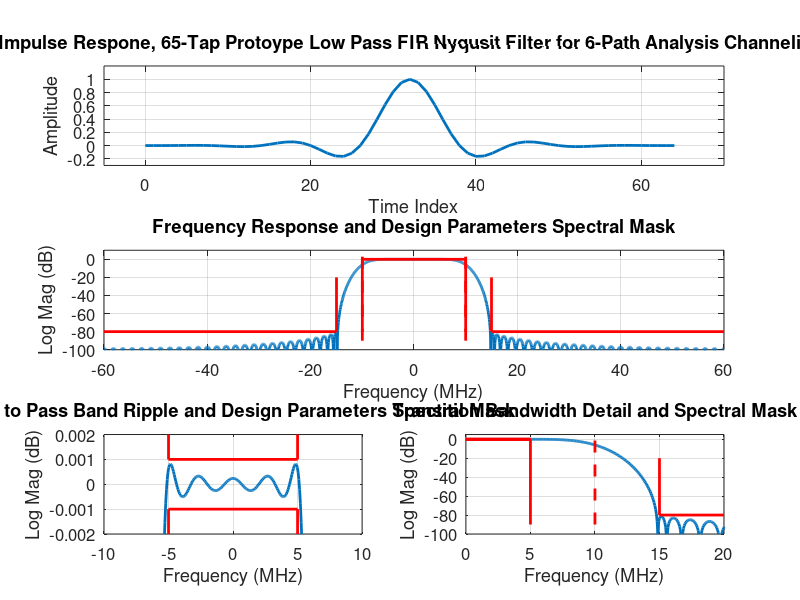

Reproduce this figure in MATLAB. (Note: this script raises an error after producing the figure.)
% six path filter, 80 dB dynamic range
% 6-dB BW = +/-10 kHz, < channel spacing 20 kHz, fs = 120 kHz 
% 100 dB BW = +/-15 kHz, df=10 kHZ
N=1.4*(120/10)*(80/22); % N = 61... select 65 

phi=2*pi*(-32:32)*10/120;
h0=sin(phi)./phi;
h0(33)=1;
h0=h0.*kaiser(65,8)';
%h0=round((2^15)*(h0))/(2^15);
%h0=6*remez(64,[0 5 10 10 15 60]/60,[1 1 0.500 0.500 0 0],[1 1 1]);
%h0=6*remez(64,[0 5 15 60]/60,[1 1 0 0],[1 1]);

figure(1)
subplot(3,1,1)
plot(0:64,h0,'linewidth',2)
grid on
axis([-5 70 -0.3 1.2])
set(gca,'fontsize',12)
title('Impulse Respone, 65-Tap Protoype Low Pass FIR Nyqusit Filter for 6-Path Analysis Channelizer')
xlabel('Time Index')
ylabel('Amplitude')

subplot(3,1,2)
f_h0=fftshift(20*log10(abs(fft(h0*20/120,2000))));
plot((-0.5:1/2000:0.5-1/2000)*120,f_h0,'linewidth',2)
hold on
plot([-60 -15 -15],[-80 -80 -20],'r','linewidth',2)
plot([+60 +15 +15],[-80 -80 -20],'r','linewidth',2)
plot([-10 -10 +10 +10],[-80 0 0 -80],'r','linewidth',2)
plot([-10 -10],[-90 10],'--r','linewidth',2)
plot([+10 +10],[-90 10],'--r','linewidth',2)
hold off
grid on
axis([-60 60 -100 10])
set(gca,'fontsize',12)
title('Frequency Response and Design Parameters Spectral Mask')
xlabel('Frequency (MHz)')
ylabel('Log Mag (dB)')

subplot(3,2,5)
plot((-0.5:1/2000:0.5-1/2000)*120,f_h0,'linewidth',2)
hold on
plot([-5 -5 +5 +5],[-0.002 -0.001 -0.001 -0.002],'r','linewidth',2)
plot([-5 -5 +5 +5],[+0.002 +0.001 +0.001 +0.002],'r','linewidth',2)
hold off
grid on
axis([-10 10 -0.002 0.002])
set(gca,'fontsize',12)
title('Zoom to Pass Band Ripple and Design Parameters Spectral Mask')
xlabel('Frequency (MHz)')
ylabel('Log Mag (dB)')

subplot(3,2,6)
plot((-0.5:1/2000:0.5-1/2000)*120,f_h0,'linewidth',2)
hold on
plot([0 +5 +5],[-0.1 -0.1 -0.2],'r','linewidth',2)
plot([0 +5 +5],[+0.1 +0.1 +0.2],'r','linewidth',2)
plot([+20 +15 +15],[-80 -80 -20],'r','linewidth',2)
plot([0 +5 +5],[0 0 -90],'r','linewidth',2)
plot([+10 +10],[-90 5],'--r','linewidth',2)
hold off
grid on
axis([0 20 -100 5])
set(gca,'fontsize',12)
title('Transition Bandwidth Detail and Spectral Mask')
xlabel('Frequency (MHz)')
ylabel('Log Mag (dB)')

aa=0;
g0=remez(64,[0 15-aa 25+aa 60]/60,{'myfrf',[1 1 0 0]},[2 1]);
%g0=remez(64,[0 15-aa 25+aa 60]/60,{'myfrf',[1 1 0 0]},[1 1]);
%g0=round((2^17)*(g0))/(2^17);

figure(2)
subplot(3,1,1)
plot(0:64,g0/max(g0),'linewidth',2)
grid on
axis([-5 70 -0.3 1.2])
set(gca,'fontsize',12)
title('Impulse Respone, 65-Tap Protoype Low Pass Remez FIR Filter for 6-Path Synthesis Channelizer')
xlabel('Time Index')
ylabel('Amplitude')

subplot(3,1,2)
f_g0=fftshift(20*log10(abs(fft(g0,2000))));
plot((-0.5:1/2000:0.5-1/2000)*120,f_g0,'linewidth',2)
hold on
plot([-60 -25 -25],[-80 -80 -20],'r','linewidth',2)
plot([+60 +25 +25],[-80 -80 -20],'r','linewidth',2)
plot([-15 -15 +15 +15],[-80 0 0 -80],'r','linewidth',2)
plot([-20 -20],[-90 10],'--r','linewidth',2)
plot([+20 +20],[-90 10],'--r','linewidth',2)
hold off
grid on
axis([-60 60 -100 10])
set(gca,'fontsize',12)
title('Frequency Response and Design Parameters Spectral Mask')
xlabel('Frequency (MHz)')
ylabel('Log Mag (dB)')

subplot(3,2,5)
plot((-0.5:1/2000:0.5-1/2000)*120,f_g0,'linewidth',2)
hold on
plot([-15 -15 +15 +15],[-0.002 -0.001 -0.001 -0.002],'r','linewidth',2)
plot([-15 -15 +15 +15],[+0.002 +0.001 +0.001 +0.002],'r','linewidth',2)
hold off
grid on
axis([-20 20 -0.002 0.002])
set(gca,'fontsize',12)
title('Zoom to Pass Band Ripple and Design Parameters Spectral Mask')
xlabel('Frequency (MHz)')
ylabel('Log Mag (dB)')

subplot(3,2,6)
plot((-0.5:1/2000:0.5-1/2000)*120,f_g0,'linewidth',2)
hold on
plot([10 +15 +15],[-0.1 -0.1 -0.2],'r','linewidth',2)
plot([10 +15 +15],[+0.1 +0.1 +0.2],'r','linewidth',2)
plot([+30 +25 +25],[-80 -80 -20],'r','linewidth',2)
plot([10 +15 +15],[0 0 -90],'r','linewidth',2)
plot([+20 +20],[-90 5],'--r','linewidth',2)
hold off
grid on
axis([10 30 -100 5])
set(gca,'fontsize',12)
title('Transition Bandwidth Detail and Spectral Mask')
xlabel('Frequency (MHz)')
ylabel('Log Mag (dB)')

%%%%%%%%%%%%%%%%%%%%% 3-to-1 Down sample
hh0=reshape([0 h0],6,11);
gg0=reshape([0 g0],6,11);

reg1=zeros(6,22);
reg2=zeros(6,22);
v0=zeros(1,6)';
v1=zeros(1,6)';
v2=zeros(1,6)';
u3=zeros(1,6)';
flg1=0;
flg2=0;

m1=1;
m2=0;

x0=zeros(1,200);
x0(3)=1;
x1=zeros(6,33);
x2=zeros(1,200);

for n=1:3:200-3
    v0(1:3)=fliplr(x0(n:n+2)).';
    v0(4:6)=v0(1:3);
    
    reg1=[v0 reg1(:,1:21)];
    for k=1:3
        v1(k)=reg1(k,1:2:22)*hh0(k,:)';
        v1(k+3)=reg1(k+3,2:2:22)*hh0(k+3,:)';
    end
    
    if flg1==0
        flg1=1;
    else
        flg1=0;
        v1=[v1(4:6);v1(1:3)];
    end
    
    v2=6*ifft(v1);
    x1(:,m1)=v2;
    m1=m1+1;   %finished analysis filter, 6-Impulse responses in x1
    
    u3=3*ifft(v2);  % start synthesis filter
    if flg2==0
        flg2=1;
    else
        flg2=0;
        u3=[u3(4:6);u3(1:3)];
    end
    
    reg2=[u3 reg2(:,1:21)];
    
    for k=1:3
        p1=reg2(k,1:2:22)*gg0(k,:)';
        p2=reg2(k+3,2:2:22)*gg0(k+3,:)';
        x2(m2+k)=(p1+p2);
    end
    m2=m2+3;
end

figure(3)

for k=1:6
subplot(2,3,k)
plot(0:22,real(x1(k,1:23)),'linewidth',2)
hold on
plot(0:22,imag(x1(k,1:23)),'r','linewidth',2)
hold off
grid on
axis([0 22 -0.3 1.2])
set(gca,'fontsize',12)
title(['Impulse Response, Chan(',num2str(k-1),')'],'fontsize',14)
xlabel('Time Index','fontsize',14)
ylabel('Amplitude','fontsize',14)
end


figure(4)

for k=1:6
subplot(2,3,k)
plot((-0.5:1/128:0.5-1/128)*40,fftshift(20*log10(abs(fft(x1(k,1:23)/2,128)))),'linewidth',2)
grid on
axis([-20 22 -100 10])
set(gca,'fontsize',12)
title(['Frequency Response, Chan(',num2str(k-1),')'],'fontsize',14)
xlabel('Frequency (kHz)','fontsize',14)
ylabel('Log Magnitude (dB)','fontsize',14)
end

figure(6)
subplot(3,1,1)
plot(0:130,x2(1:131),'linewidth',2)
grid on
axis([0 130 -0.1 1.2])
set(gca,'fontsize',12)
title('Impulse Response, Cascade 6-Path Analysis and 6-path Synthesis Channelizers','fontsize',14)
xlabel('Time Index','fontsize',14)
ylabel('Amplitude','fontsize',14)

subplot(3,1,2)
plot(0:130,x2(1:131),'linewidth',2)
grid on
axis([0 130 -0.00001 0.00002])
set(gca,'fontsize',12)
title('Zoom To Impulse Response Low Level Artifacts','fontsize',14)
xlabel('Time Index','fontsize',14)
ylabel('Amplitude','fontsize',14)

subplot(3,1,3)
plot((-0.5:1/2048:0.5-1/2048)*120,fftshift(20*log10(abs(fft(x2,2048)))),'linewidth',2)
hold on
plot((-0.5:1/512:0.5-1/512)*40,fftshift(20*log10(abs(fft(x1(k,1:23)/2,512)))),'r','linewidth',2)
plot((-0.5:1/512:0.5-1/512)*40+20,fftshift(20*log10(abs(fft(x1(k,1:23)/2,512)))),'r','linewidth',2)
plot((-0.5:1/512:0.5-1/512)*40-20,fftshift(20*log10(abs(fft(x1(k,1:23)/2,512)))),'r','linewidth',2)
hold off
grid on
axis([-60 60 -0.001 0.001])
set(gca,'fontsize',12)
title('Frequency Response, Zoom to Pass Band Ripple Levels','fontsize',14)
xlabel('Frequency (kHz)','fontsize',14)
ylabel('Log Magnitude (dB)','fontsize',14)
